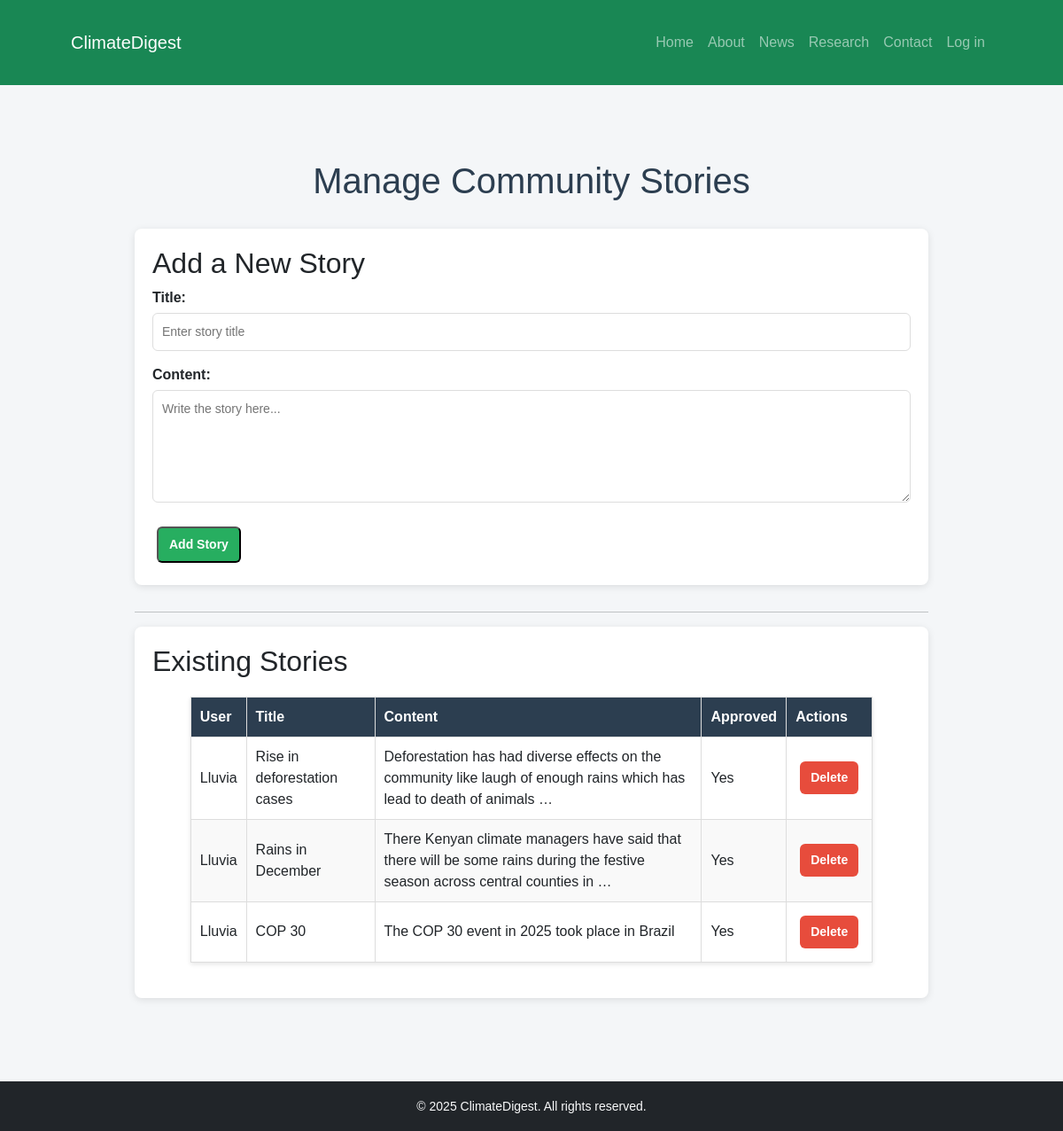
Page /manage_stories/ (signed in) on the committed database.
### climateapp/models.py (models this page shows, shortened)
class Story(models.Model):
    user = models.ForeignKey(User, on_delete=models.CASCADE)
    title = models.CharField(max_length=200)
    content = models.TextField()
    image = models.ImageField(upload_to="stories/", blank=True, null=True)
    approved = models.BooleanField(default=False)
    created_at = models.DateTimeField(auto_now_add=True)

### climateapp/views.py (the view)
# urls.py: path('manage_stories/', views.manage_stories, name='manage_stories'),
@user_passes_test(is_admin)
def manage_stories(request):
    if request.method == "POST":
        title = request.POST.get("title")
        content = request.POST.get("content")
        Story.objects.create(user=request.user, title=title, content=content, approved=True)
        return redirect("manage_stories")
    stories = Story.objects.all()
    return render(request, "manage_stories.html", {"stories": stories})

### climateapp/views.py (called while the page is built)
def is_admin(user):
    return user.is_staff or user.is_superuser

### climateapp/templates/manage_stories.html (shortened to what this page needs)
{% extends "base.html" %}
{% load static %}
{% block extra_css %}
<link rel="stylesheet" href="{% static 'css/manage_stories.css' %}">
{% endblock extra_css %}
{% block content %}
<div class="container">
    <h1 class="page-title"> Manage Community Stories</h1>
    <div class="form-card">
        <h2>Add a New Story</h2>
        <form method="post" class="crud-form">
            <div class="form-group">
                <label for="title">Title:</label>
                <input type="text" id="title" name="title" placeholder="Enter story title" required>
            </div>
            <div class="form-group">
                <label for="content">Content:</label>
                <textarea id="content" name="content" rows="5" placeholder="Write the story here..." required></textarea>
            </div>
            <button type="submit" class="btn-primary">Add Story</button>
        </form>
    </div>
    <hr>
    <div class="table-card">
        <h2>Existing Stories</h2>
        <table class="crud-table">
            <thead>
                <tr>
                    <th>User</th>
                    <th>Title</th>
                    <th>Content</th>
                    <th>Approved</th>
                    <th>Actions</th>
                </tr>
            </thead>
            <tbody>
                {% for story in stories %}
                <tr>
                    <td>{{ story.user.username }}</td>
                    <td>{{ story.title }}</td>
                    <td>{{ story.content|truncatewords:20 }}</td>
                    <td>
                        {% if story.approved %}
                             Yes
                        {% else %}
                             No
                        {% endif %}
                    </td>
                    <td>
                        <a href="{% url 'delete_story' story.id %}" class="btn-danger"
                           onclick="return confirm('Are you sure you want to delete this story?');"> Delete</a>
                    </td>
                </tr>
                {% empty %}
                <tr><td colspan="5" class="empty-msg">No stories yet. Add one above!</td></tr>
                {% endfor %}
            </tbody>
        </table>
    </div>
</div>
{% endblock content %}

### climateapp/static/css/stories.css (style rules this page uses)
body { background-color: #f7f9fc; }

### climateapp/static/css/manage_stories.css (style rules this page uses)
.container { width: 90%; margin: 0 auto; padding: 20px; }
.page-title { text-align: center; color: #2c3e50; margin-bottom: 30px; }
.form-card, .table-card { background: #ffffff; padding: 20px; margin-bottom: 30px; border-radius: 8px; box-shadow: 0 2px 8px rgba(0,0,0,0.1); }
.form-group { margin-bottom: 15px; }
label { font-weight: bold; display: block; margin-bottom: 5px; }
input, textarea { width: 100%; padding: 10px; border: 1px solid #ddd; border-radius: 6px; font-size: 14px; }
.btn-primary, .btn-secondary, .btn-danger { display: inline-block; padding: 8px 12px; margin: 5px; border-radius: 6px; text-decoration: none; font-size: 14px; font-weight: bold; transition: background 0.3s ease; }
.btn-primary { background: #27ae60; color: #fff; }
.btn-danger { background: #e74c3c; color: #fff; }
.crud-table { width: 100%; border-collapse: collapse; margin-top: 15px; }
.crud-table th, .crud-table td { border: 1px solid #ddd; padding: 12px; text-align: left; }
.crud-table th { background: #2c3e50; color: #fff; }
.crud-table tr:nth-child(even) { background: #f9f9f9; }

### climateapp/static/css/manage_dashboard.css (style rules this page uses)
body { font-family: Arial, sans-serif; background: #f4f6f8; margin: 0; padding: 0; }
h1 { text-align: center; margin: 20px 0; color: #2c3e50; }
.crud-table { width: 90%; margin: 20px auto; border-collapse: collapse; background: #fff; box-shadow: 0 2px 5px rgba(0,0,0,0.1); }
.crud-table th, .crud-table td { border: 1px solid #ddd; padding: 10px; text-align: left; }
.crud-table th { background: #2c3e50; color: #fff; }
.crud-table tr:nth-child(even) { background: #f9f9f9; }
a { color: #2980b9; text-decoration: none; }

### rows in the picture
Story: user.username "Lluvia", title "Rise in deforestation cases", content "Deforestation has had diverse effects on the community like laugh of enough rains which has lead to death of animals …", approved "Yes"
Story: user.username "Lluvia", title "Rains in December", content "There Kenyan climate managers have said that there will be some rains during the festive season across central counties in …", approved "Yes"
Story: user.username "Lluvia", title "COP 30", content "The COP 30 event in 2025 took place in Brazil", approved "Yes"
